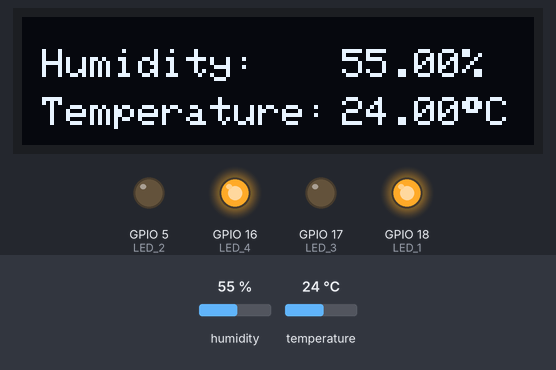
A program run on a simulated ESP32. Shown: 128×32 one-colour display, output pins drawn as LEDs (lit = HIGH). Inputs (shaded band) come from the test bench; at power-on: humidity 55 %, temperature 24 °C. What the program prints to the serial monitor is not drawn.

Above: at 4.8 s.
4.9 s: humidity set to 22 %
At 7.2 s:
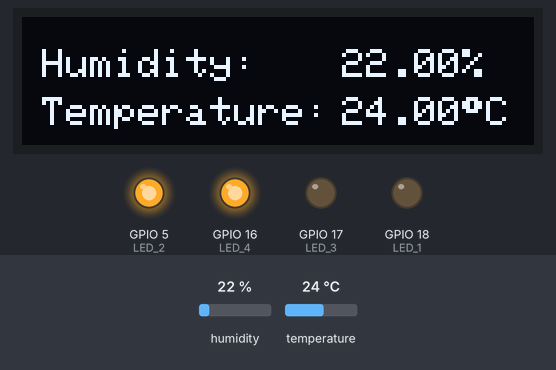
7.9 s: temperature set to 12 °C
At 9.4 s:
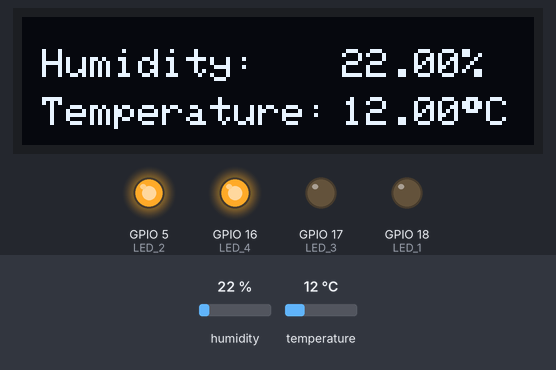
10.9 s: humidity set to 40 %
At 12.6 s:
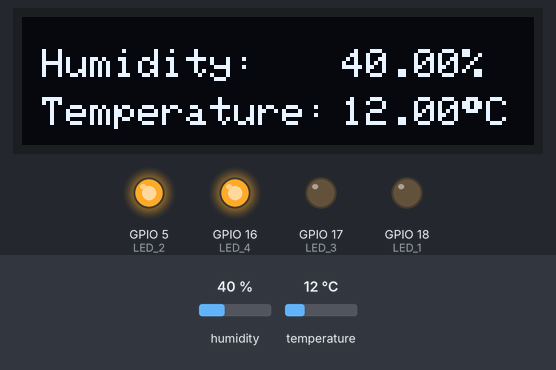
13.9 s: temperature set to 19 °C
At 14.8 s:
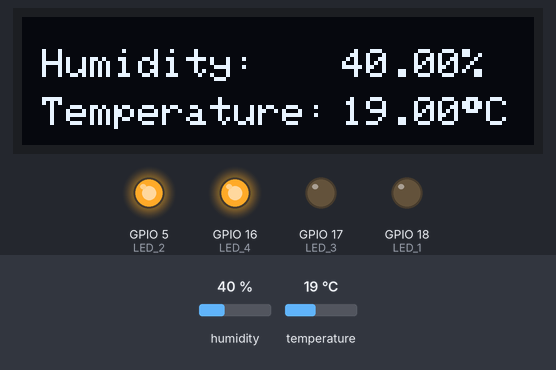
Timing chart, 0 to 16.9 s (numbered marks = the images above; inputs shaded):
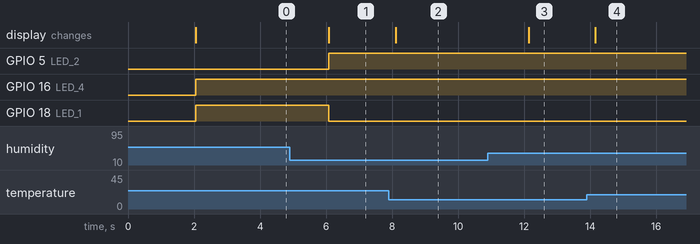

The program:

main.cpp
```cpp
#include <Arduino.h>
#include <Wire.h>
#include <Adafruit_GFX.h>
#include <Adafruit_SSD1306.h>
#include <DHT.h>

#define SCREEN_WIDTH 128 // OLED display width, in pixels
#define SCREEN_HEIGHT 32 // OLED display height, in pixels

// Declaration for an SSD1306 display connected to I2C (SDA, SCL pins)
#define OLED_RESET     4 // Reset pin # (or -1 if sharing Arduino reset pin)
Adafruit_SSD1306 display(SCREEN_WIDTH, SCREEN_HEIGHT, &Wire, OLED_RESET);

#define DHTPIN 3 // Digital pin connected to the DHT sensor
#define DHTTYPE DHT22   // DHT 22  (AM2302), AM2321
DHT dht(DHTPIN, DHTTYPE);

#define LED_1 18
#define LED_2 5
#define LED_3 17
#define LED_4 16

float h = 0;
float t = 0;

void setup() {

  Serial.begin(115200);
  pinMode(LED_1, OUTPUT);
  pinMode(LED_2, OUTPUT);
  pinMode(LED_3, OUTPUT);
  pinMode(LED_4, OUTPUT);

  if (!display.begin(SSD1306_SWITCHCAPVCC, 0x3C)) {
    Serial.println(F("SSD1306 allocation failed"));
    for (;;); // Don't proceed, loop forever
  }
  display.clearDisplay();
  dht.begin();

  Serial.print("Humidity");
  Serial.print("(%) ");
  Serial.print("Temperature ");
  Serial.print("(C) ");

}

void loop() {

  // Wait a few seconds between measurements.
  delay(2000);

  // Reading temperature or humidity takes about 250 milliseconds!
  // Sensor readings may also be up to 2 seconds 'old' (its a very slow sensor)
  h = dht.readHumidity();
  // Read temperature as Celsius (the default)
  t = dht.readTemperature();

  bool t_status = (t >= 70);
  bool h_status = (h >= 55);

  // Check if any reads failed and exit early (to try again).
  if (isnan(h) || isnan(t)) {
    Serial.println(F("Failed to read from DHT sensor!"));
    return;
  }

  displayOled();

  digitalWrite(LED_1, h_status);
  digitalWrite(LED_2, !h_status);
  digitalWrite(LED_3, t_status);
  digitalWrite(LED_4, !t_status);

  Serial.println();
  Serial.print(h);
  Serial.print(" ");
  Serial.print(t);
  Serial.print(" ");

}

void displayOled() {

  display.clearDisplay();
  display.setTextColor(WHITE);
  display.setTextSize(0.5);
  display.setCursor(5, 8);
  display.print("Humidity:");
  display.setCursor(80, 8);
  display.print(h);
  display.print("%");
  display.setCursor(5, 20);
  display.print("Temperature:");
  display.setCursor(80, 20);
  display.print(t);
  display.print((char)247); // degree symbol
  display.print("C");
  display.display();

}
```

Measured:
- after the input at 4.9 s, GPIO 5 (LED_2): LOW → HIGH after 1.2 s; GPIO 18 (LED_1): HIGH → LOW after 1.2 s; the display: changes after 1.2 s (image 1)
- after the input at 7.9 s, the display: changes after 0.20 s (image 2)
- after the input at 10.9 s, the display: changes after 1.2 s (image 3)
- after the input at 13.9 s, the display: changes after 0.26 s (image 4)
